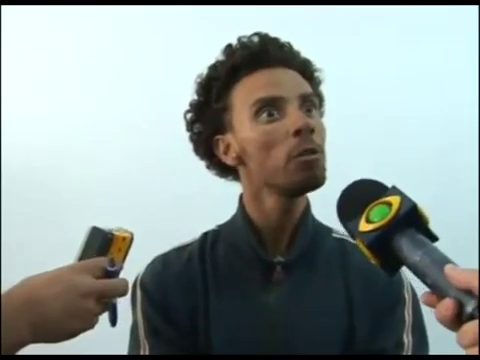
#> input picture frame 35 of video.mp4, 480 x 360 px
$ python face_detect.py
#> lines starting #> are read from the running program, lines starting #| are printed output that depends on the picture
# -*- coding: UTF-8 -*-
import cv2
from matplotlib import pyplot as plt

plt.figure()
plt.rcParams['figure.figsize'] = (224, 224)
face_cascade = cv2.CascadeClassifier('model/haarcascade_frontalface_default.xml')
cap = cv2.VideoCapture("video.mp4")

i = 0
j = 0
while (cap.isOpened()):
    ret, frame = cap.read()
#> frame is the input picture: shape (360, 480, 3); mean B, G, R 155.1, 157.5, 145.9
    if ret == True:
        gray = cv2.cvtColor(frame, cv2.COLOR_BGR2GRAY)
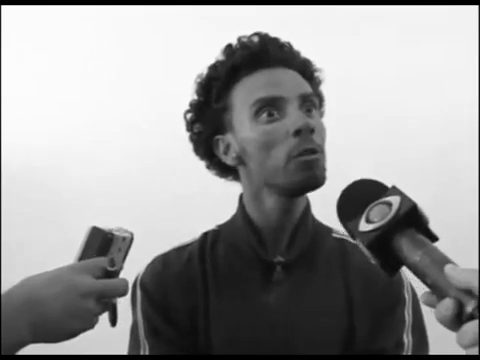
#> gray: shape (360, 480); min 0, max 255, mean 153.7
        histogram_first = cv2.calcHist([gray],[0],None,[256],[0,256])
#> histogram_first = 256 values, max 7326 at index 251, min 9 at index 161, mean 675
        plt.hist(histogram_first)
        j += 1
        plt.savefig("Hist/hist-00{}.png".format(j))
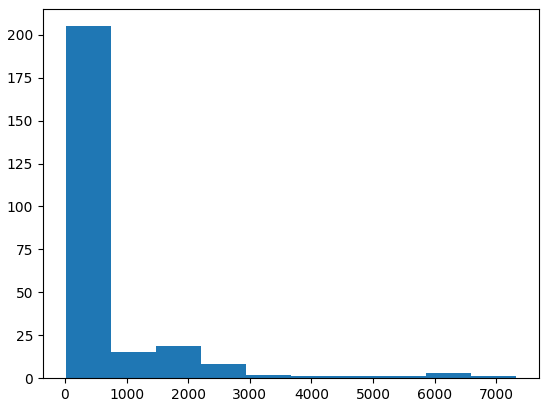
#> figure drawn by matplotlib, 1 panel; tallest bar 205 high, from x = 9 to 740.7

        faces = face_cascade.detectMultiScale(
            gray,
            scaleFactor=1.1,
            minNeighbors=5,
            minSize=(30, 30),
        )
#> faces = ()

        for (x,y,w,h) in faces:
            crop_img = frame[y:y+h, x:x+w]
            i += 1
            cv2.imwrite("Pessoas/pessoa-00{}.jpg".format(i), crop_img)
            gray_new = cv2.cvtColor(crop_img, cv2.COLOR_BGR2GRAY)
            hist_secundary = cv2.calcHist([gray_new],[0],None,[256],[0,256])
            plt.hist(hist_secundary)
            plt.savefig("HistFace/hist-face-00{}.png".format(i))
#> this loop made 0 passes
#> after the loop, i = 0
    else:
        break

cap.release()
cv2.destroyAllWindows()
print("♩♪♫♬♭This is the end ♩♪♫♬♭")
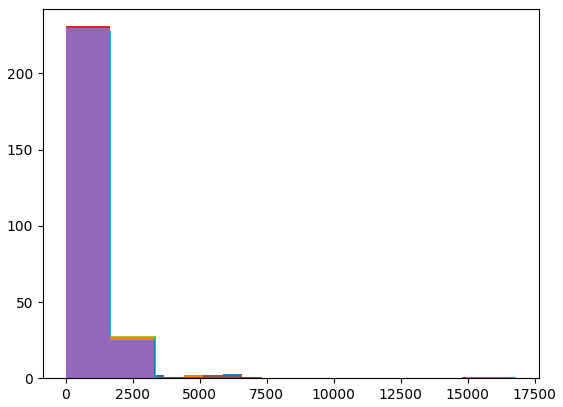
#> figure drawn by matplotlib, 1 panel; tallest bar 205 high, from x = 9 to 740.7; tallest bar 202 high, from x = 10 to 741.5; tallest bar 133 high, from x = 0 to 24.7

$ run again, starting later in the video
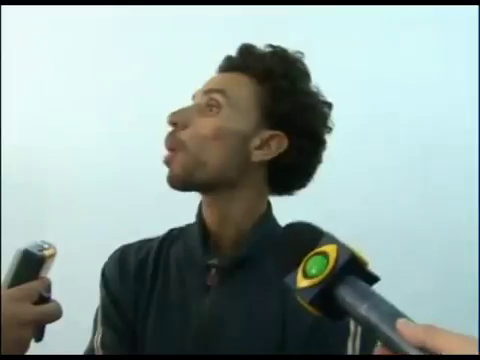
#> input picture frame 158 of video.mp4, 480 x 360 px
#> frame is the input picture: shape (360, 480, 3); mean B, G, R 158, 161.8, 144.3
#> `gray = cv2.cvtColor(frame, cv2.COLOR_BGR2GRAY)`:
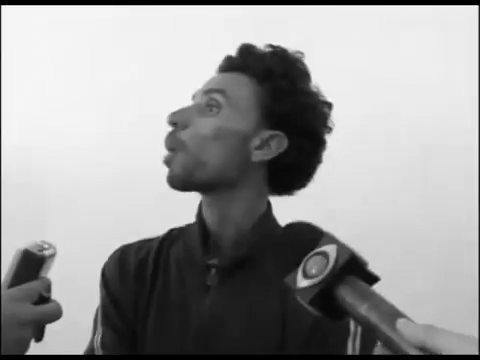
#> gray: shape (360, 480); min 0, max 254, mean 156.1
#> histogram_first = 256 values, max 8629 at index 238, min 0 at index 255, mean 675
#> faces = ()
#> after the loop `for (x,y,w,h) in faces:`: i = 0
#> `print("♩♪♫♬♭This is the end ♩♪♫♬♭")`:
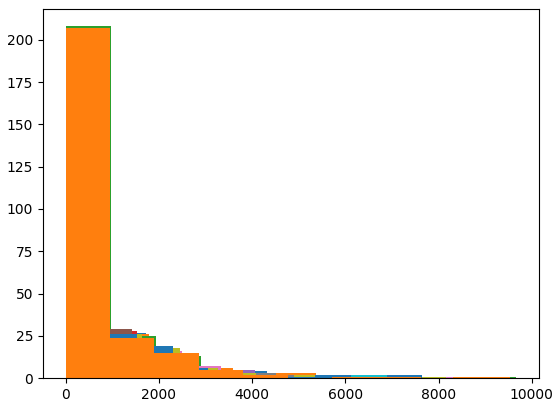
#> figure drawn by matplotlib, 1 panel; tallest bar 202 high, from x = 0 to 862.9; tallest bar 202 high, from x = 0 to 896.6; tallest bar 208 high, from x = 0 to 967.2

$ run again, starting later in the video
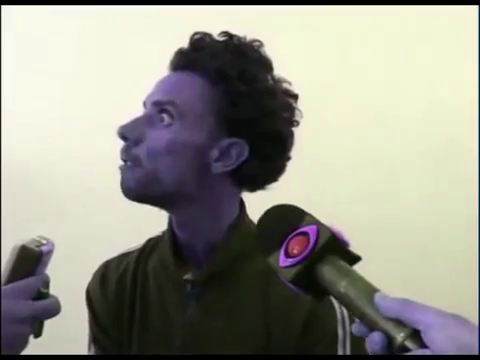
#> input picture frame 281 of video.mp4, 480 x 360 px
#> frame is the input picture: shape (360, 480, 3); mean B, G, R 139.9, 151.2, 152.2
#> `gray = cv2.cvtColor(frame, cv2.COLOR_BGR2GRAY)`:
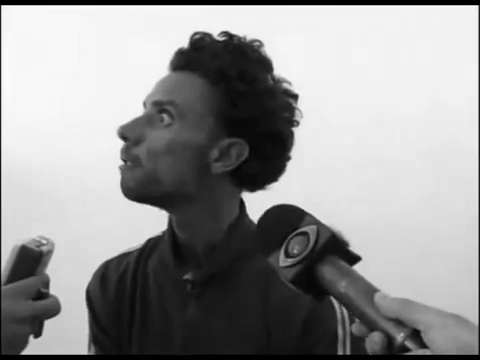
#> gray: shape (360, 480); min 0, max 255, mean 150.2
#> histogram_first = 256 values, max 10044 at index 242, min 1 at index 255, mean 675
#> faces = ()
#> after the loop `for (x,y,w,h) in faces:`: i = 0
#> `print("♩♪♫♬♭This is the end ♩♪♫♬♭")`:
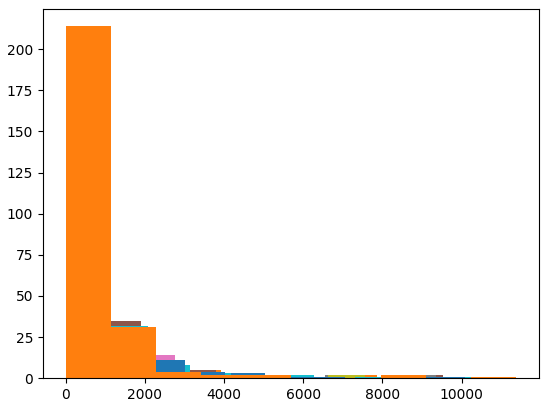
#> figure drawn by matplotlib, 1 panel; tallest bar 208 high, from x = 1 to 1005.3; tallest bar 208 high, from x = 1 to 984.6; tallest bar 206 high, from x = 0 to 972.5
